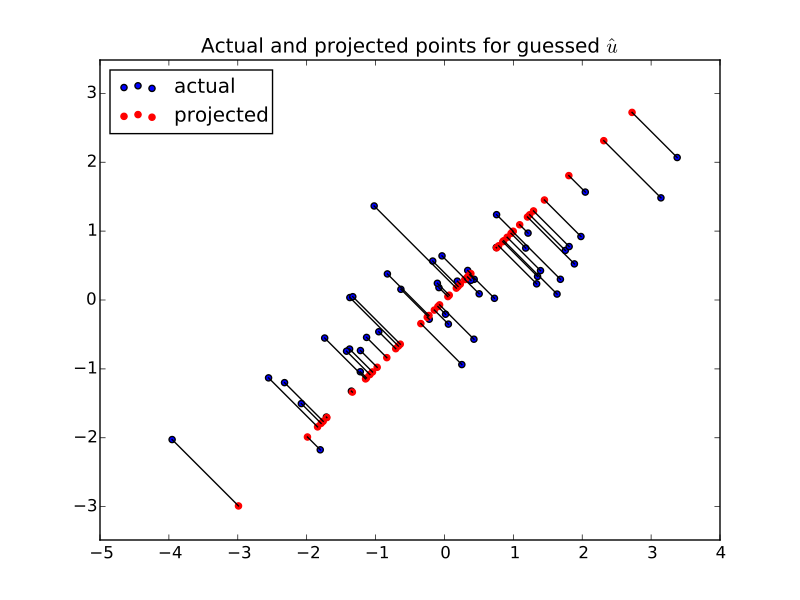

Recreate this plot in Python.
plt.scatter(X[0], X[1], label='actual')
plt.scatter(projected[0], projected[1], color='r', label='projected')
for i in range(X.shape[1]):
    # Plot line between projected and actual point
    proj_pt = projected[:, i]
    actual_pt = X[:, i]
    plt.plot([proj_pt[0], actual_pt[0]], [proj_pt[1], actual_pt[1]], 'k')
plt.axis('equal')
plt.legend(loc='upper left')
plt.title("Actual and projected points for guessed $\hat{u}$")
# ...
